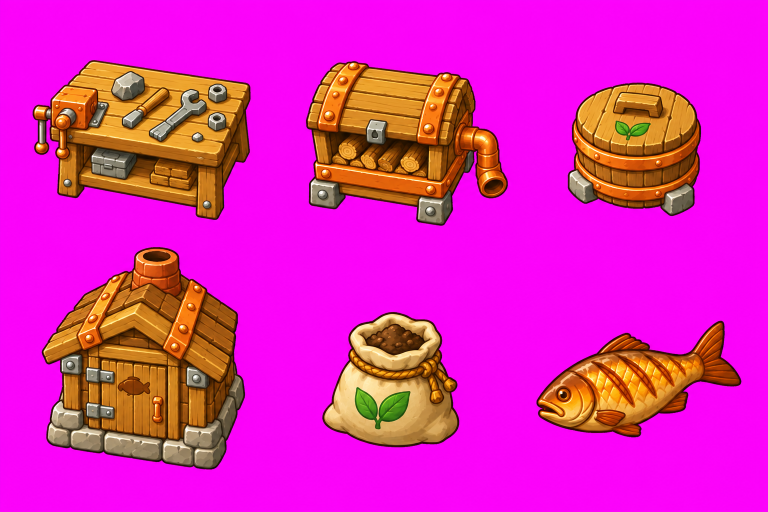
#> input picture art/camp-expansion-v2/revised/generated.png, 1536 x 1024 px, found by its file name (shown at 1/2 size)
$ python finish_final_chapter_art.py
#> lines starting #> are read from the running program, lines starting #| are printed output that depends on the picture; after the words box and inside, x2 and y2 are one past the last pixel; in counts of white or black regions, pixels touching at a corner belong together
from pathlib import Path
from PIL import Image
import numpy as np,json,hashlib
out=Path('assets/exploration/final-v1');out.mkdir(parents=True,exist_ok=True)
sources={};qa=[]
def take(name,path,box):
#> called with name = 'boss', box = (0, 0, 550, 512)
 im=Image.open(path).convert('RGBA').crop(box);a=np.array(im);rgb=a[:,:,:3].astype(float)
 excess=np.minimum(rgb[:,:,0],rgb[:,:,2])-rgb[:,:,1]
 alpha=1-np.clip(excess/255,0,1);alpha[excess<12]=1;alpha[excess>130]=0
#> after `alpha[excess < 12] = 1`: alpha: shape (512, 550) float64; min 0, max 1, mean 0.374
 for c,key in [(0,255),(1,0),(2,255)]:a[:,:,c]=np.clip((rgb[:,:,c]-key*(1-alpha))/np.maximum(alpha,.001),0,255).astype('uint8')
 a[:,:,3]=(alpha*255).astype('uint8');a[alpha==0]=0
 im=Image.fromarray(a);bounds=im.getbbox();assert bounds;im=im.crop(bounds);im.save(out/(name+'.png'))
#> after `bounds = im.getbbox()`: bounds = (65, 120, 501, 512)
#> after `im = im.crop(bounds)`:
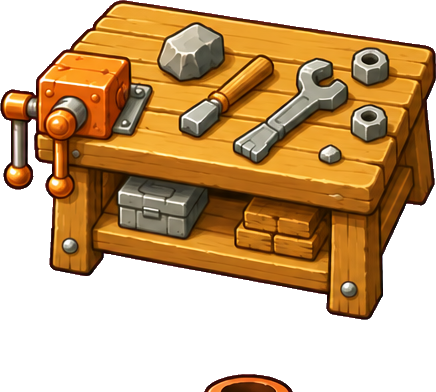
#> im: PIL image 436x392 RGBA; mean R, G, B, A 96.6, 63.9, 24, 148; transparent parts drawn white
 sources[name]={'source':str(path),'ownership':box,'bounds':bounds,'size':im.size,'sha256':hashlib.sha256((out/(name+'.png')).read_bytes()).hexdigest()}
 qa.append({'id':name+'_alpha','visible_pixels':int((a[:,:,3]>0).sum()),'magenta_visible':int(((np.minimum(a[:,:,0].astype(int),a[:,:,2].astype(int))-a[:,:,1]>35)&(a[:,:,3]>64)).sum())})
kit=Path('art/final-chapter-v1/kit/generated.png')
for name,box in [('boss',(0,0,550,512)),('chest',(550,0,1024,512)),('ruin',(1024,0,1536,512)),('letter',(0,512,520,1024)),('dock',(1024,512,1536,1024))]:take(name,kit,box)
take('ground',Path('art/final-chapter-v1/ground/generated.png'),(0,0,1536,1024))
#> after the loop in take (call 6), `for c,key in [(0,255),(1,0),(2,255)]:a[:,:,c]=np.clip((rgb[:,:,c]-key*..`:
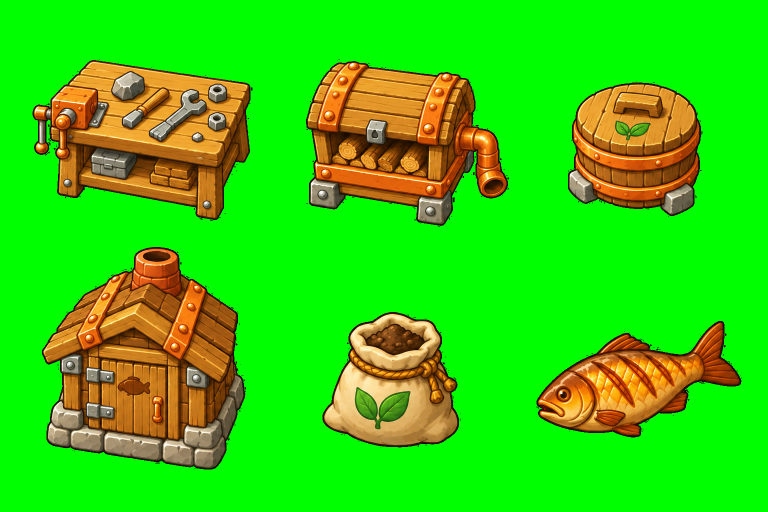
#> a: shape (1024, 1536, 4) (shown at 1/2 size); mean R, G, B, A 51.4, 209, 11.8, 255
#> in take (call 6), `a[:, :, 3] = (alpha * 255).astype('uint8')`:
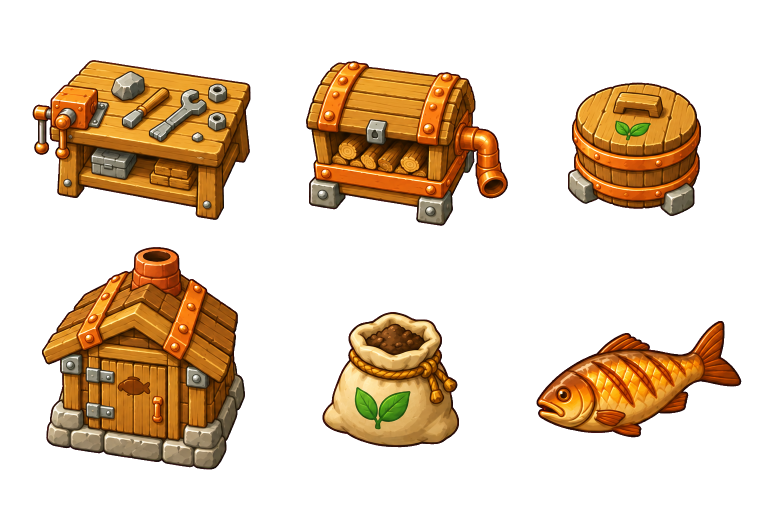
#> a: shape (1024, 1536, 4) (shown at 1/2 size); mean R, G, B, A 51.4, 209, 11.8, 78.3; transparent parts drawn white
#> in take (call 6), `bounds = im.getbbox()`: bounds = (65, 120, 1483, 939)
items=Path('art/final-chapter-v1/items/generated.png');im=Image.open(items)
#> further down, im is the input picture: PIL image 1536x1024 RGB; mean R, G, B 225.1, 34.8, 184.7
take('blueprint',items,(0,0,im.width//2,im.height));take('core',items,(im.width//2,0,im.width,im.height))
#> in take (call 7), `im = Image.open(path).convert('RGBA').crop(box)`:
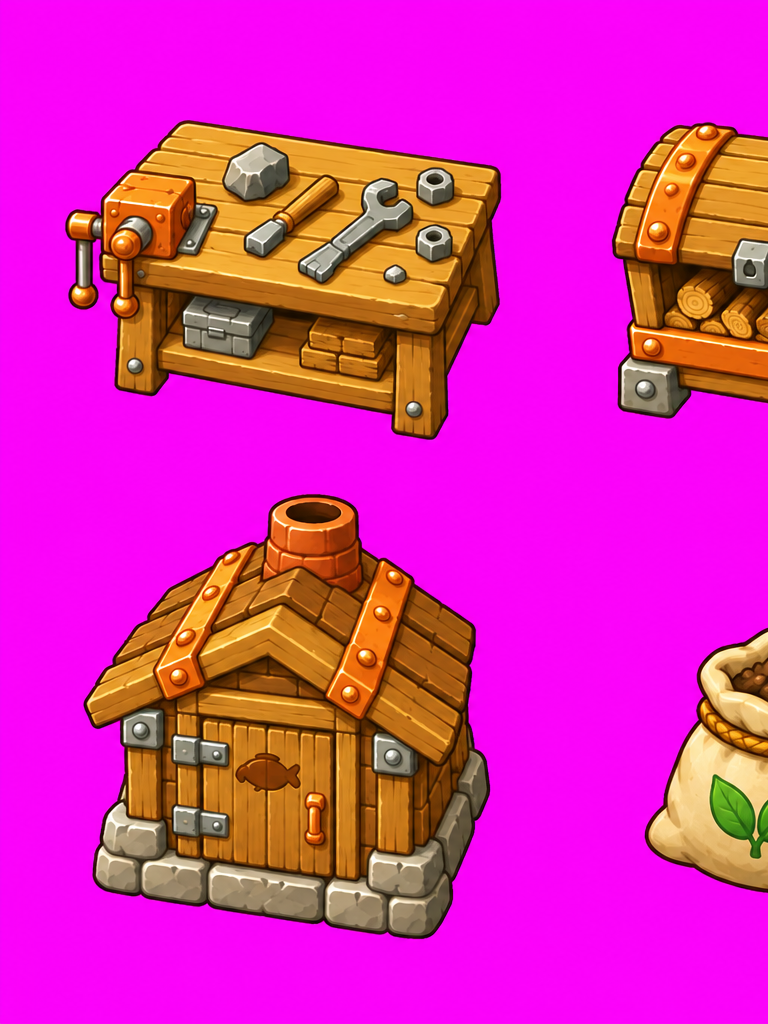
#> im: PIL image 768x1024 RGBA; mean R, G, B, A 219.4, 41.6, 174, 255
#> in take (call 7), `excess=np.minimum(rgb[:,:,0],rgb[:,:,2])-rgb[:,:,1]`:
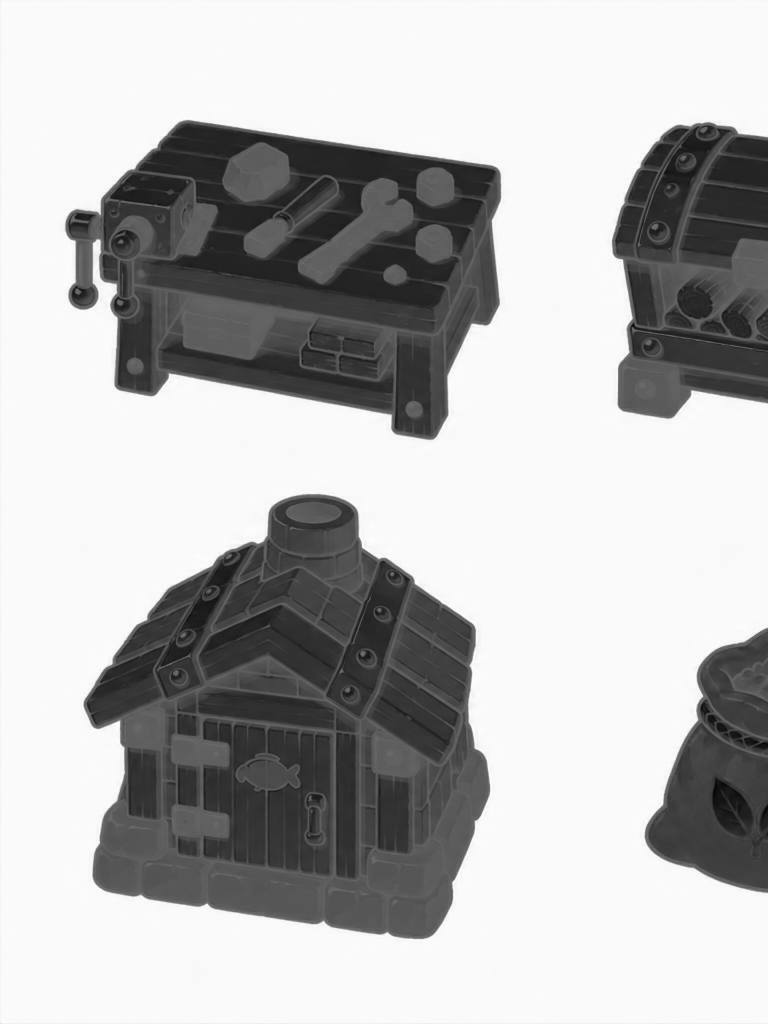
#> excess: shape (1024, 768) float64; min -180, max 255, mean 132.3; drawn with min black and max white
#> in take (call 7), `alpha = 1 - np.clip(excess / 255, 0, 1)`:
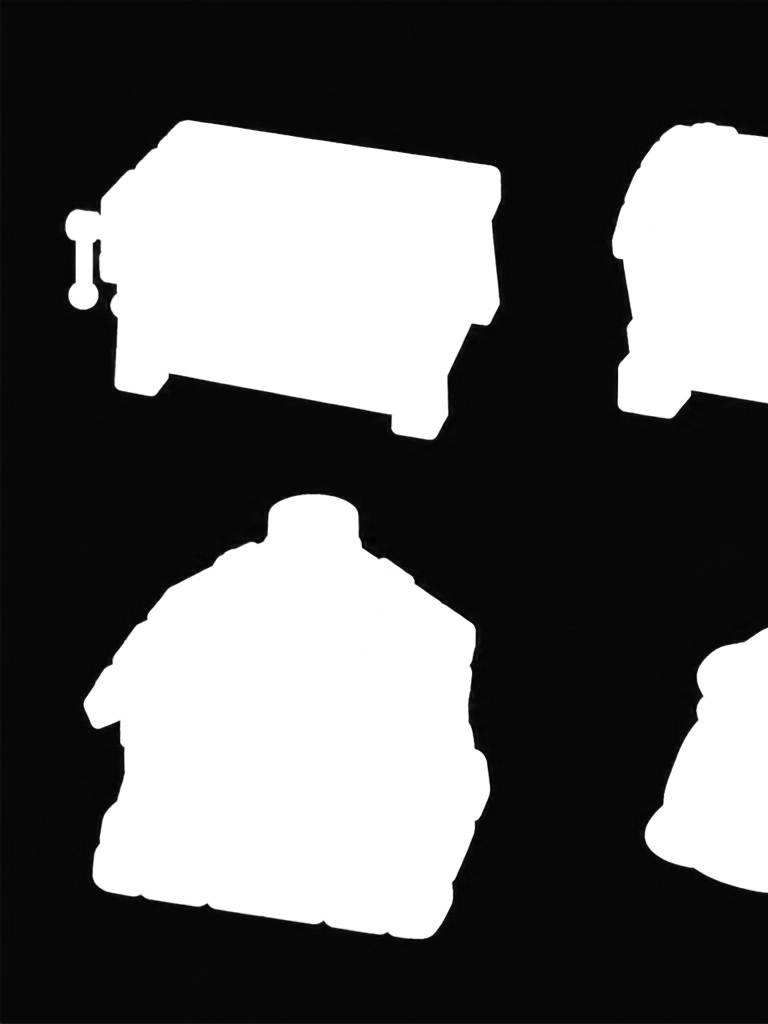
#> alpha: shape (1024, 768) float64; min 0, max 1, mean 0.387
#> in take (call 7), `alpha[excess < 12] = 1`: alpha: shape (1024, 768) float64; 0.21% of pixels changed, all inside (x1, y1, x2, y2) = (66, 121, 767, 938)
#> after the loop in take (call 7), `for c,key in [(0,255),(1,0),(2,255)]:a[:,:,c]=np.clip((rgb[:,:,c]-key*..`:
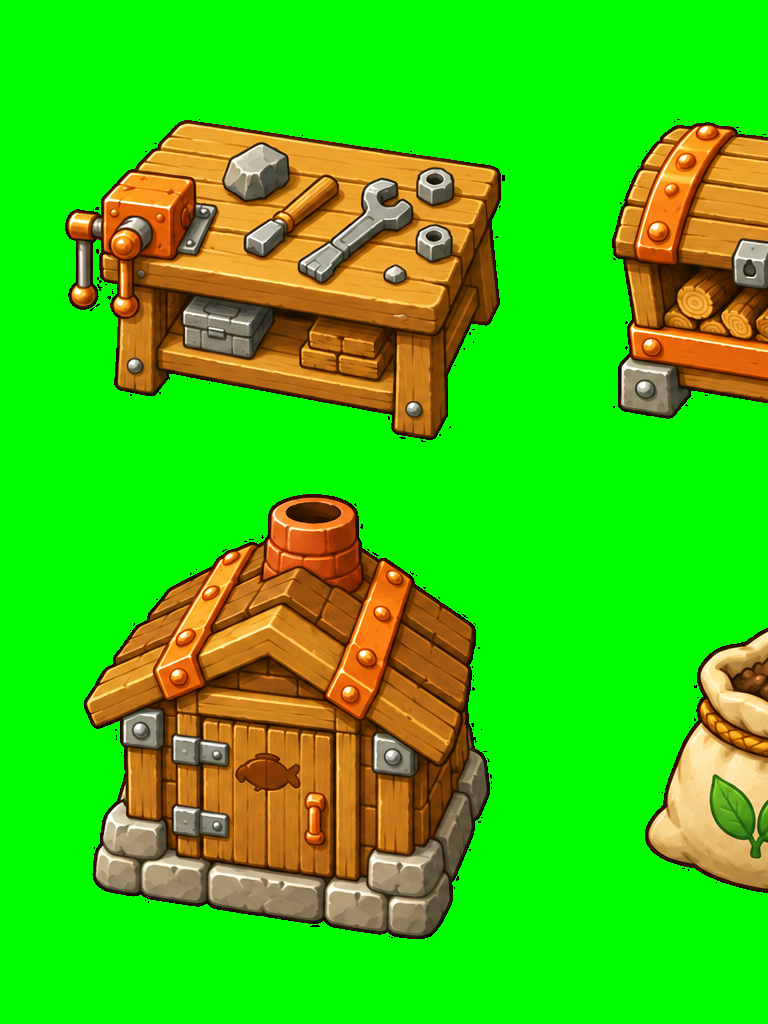
#> a: shape (1024, 768, 4); mean R, G, B, A 60.5, 201, 15.8, 255
#> in take (call 7), `bounds = im.getbbox()`: bounds = (65, 120, 768, 939)
(out/'provenance.json').write_text(json.dumps({'art_source':'host_image','route':'local:codex-cli','model':'codex-image_gen','estimateUsd':0,'sources':sources,'authorization':'本轮完整开发与正式功能接入；具体审美未获用户确认','warnings':['ground approach touches source lower edge; kept whole, no fabricated extension','no video generation route; guardian uses master pose with state motion, not full directional animation clips'],'qa':qa},ensure_ascii=False,indent=2),encoding='utf-8')
print(json.dumps(qa))
#> (printed output is left out)
